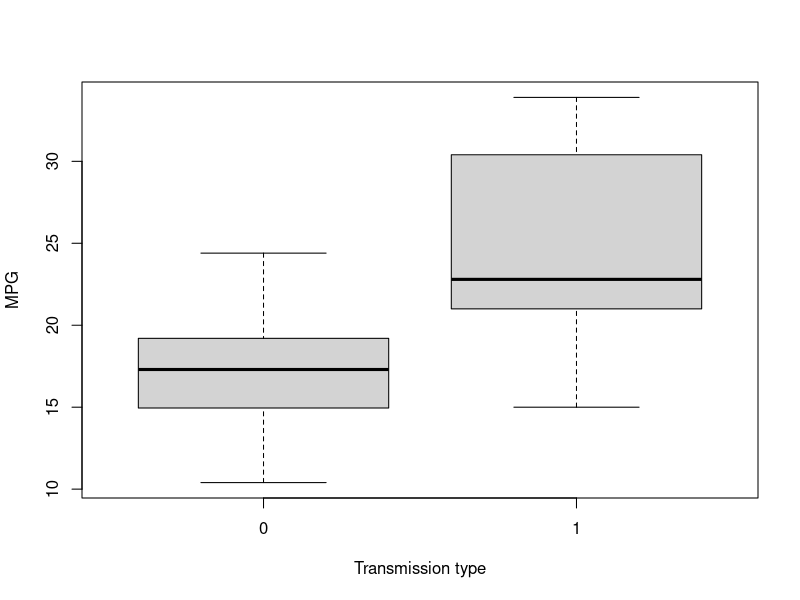
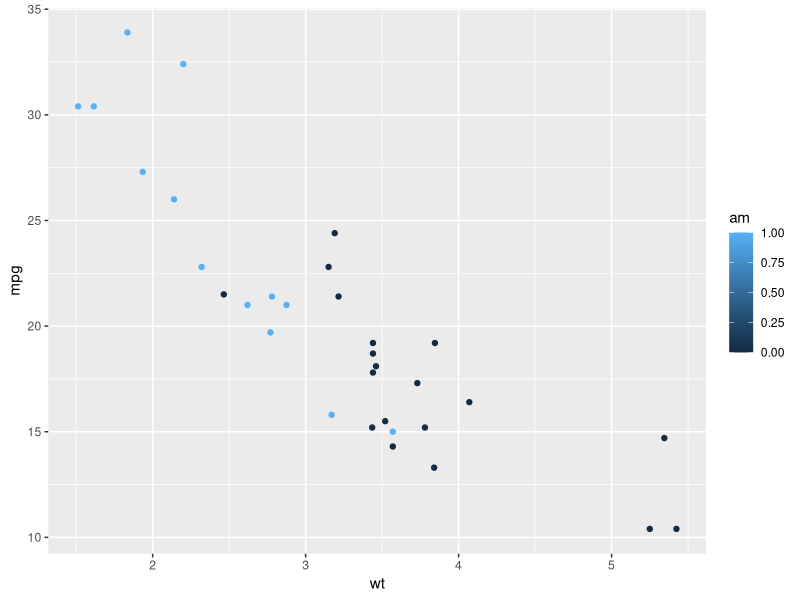
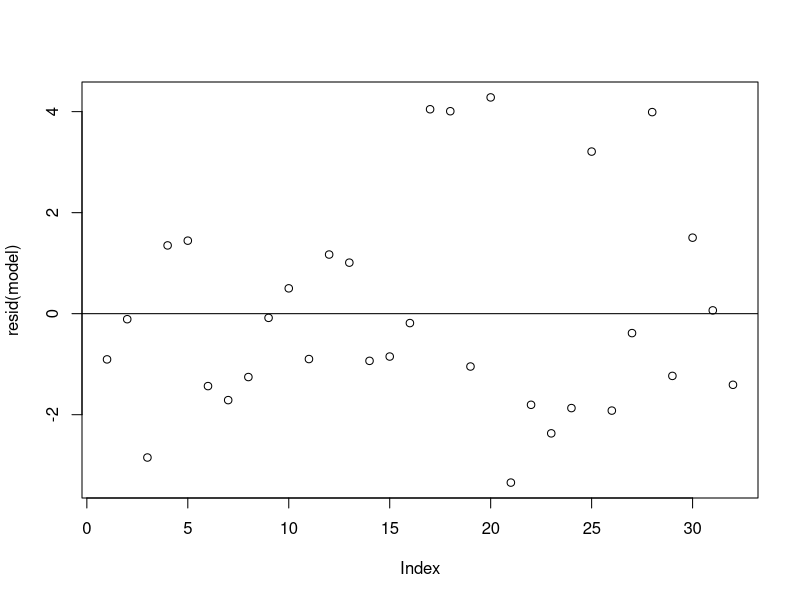

Here is the R script that generated these plots, in order:
## ---- chunk 1
data(mtcars)
boxplot(mpg ~ am, data = mtcars, xlab="Transmission type", ylab="MPG")
t.test(subset(mtcars, am==0, select=mpg), subset(mtcars, select=mpg, am==1))

# print correlations of MPG with transmission type and weight
c(cor(mtcars$mpg, mtcars$am), cor(mtcars$mpg, mtcars$wt)) 

#We can see that cars with manual transmission are more lightweight
library(ggplot2)
qplot(wt, mpg, data = mtcars, col = am)
## ---- chunk 2
data(mtcars)
lm1 <- lm(mpg ~ ., data = mtcars)
# Let R pick a model
step(lm1)
# Model choosen: mpg ~ wt + qsec + am
summary(lm(formula = mpg ~ wt + qsec + am, data = mtcars))
# Suggested model
model <- lm(formula = mpg ~ wt + cyl * hp, data = mtcars)
summary(model)
plot(resid(model))
abline(a=0, b=0)
